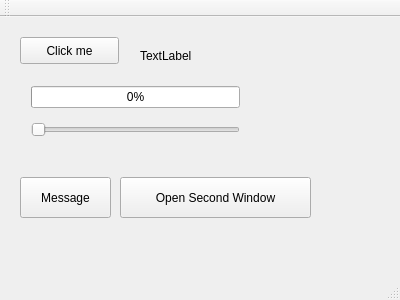
<?xml version="1.0" encoding="UTF-8"?>
<ui version="4.0">
 <class>MainWindow</class>
 <widget class="QMainWindow" name="MainWindow">
  <property name="geometry">
   <rect>
    <x>0</x>
    <y>0</y>
    <width>400</width>
    <height>300</height>
   </rect>
  </property>
  <property name="windowTitle">
   <string>MainWindow</string>
  </property>
  <widget class="QWidget" name="centralWidget">
   <widget class="QPushButton" name="pushButton">
    <property name="geometry">
     <rect>
      <x>20</x>
      <y>20</y>
      <width>99</width>
      <height>27</height>
     </rect>
    </property>
    <property name="text">
     <string>Click me</string>
    </property>
   </widget>
   <widget class="QLabel" name="label">
    <property name="geometry">
     <rect>
      <x>140</x>
      <y>30</y>
      <width>67</width>
      <height>17</height>
     </rect>
    </property>
    <property name="text">
     <string>TextLabel</string>
    </property>
   </widget>
   <widget class="QWidget" name="layoutWidget">
    <property name="geometry">
     <rect>
      <x>20</x>
      <y>50</y>
      <width>231</width>
      <height>91</height>
     </rect>
    </property>
    <layout class="QVBoxLayout" name="verticalLayout">
     <item>
      <widget class="QProgressBar" name="progressBar">
       <property name="value">
        <number>0</number>
       </property>
      </widget>
     </item>
     <item>
      <layout class="QHBoxLayout" name="horizontalLayout">
       <item>
        <widget class="QSlider" name="horizontalSlider">
         <property name="orientation">
          <enum>Qt::Horizontal</enum>
         </property>
        </widget>
       </item>
      </layout>
     </item>
    </layout>
   </widget>
   <widget class="QPushButton" name="pushButton_2">
    <property name="geometry">
     <rect>
      <x>20</x>
      <y>160</y>
      <width>91</width>
      <height>41</height>
     </rect>
    </property>
    <property name="text">
     <string>Message</string>
    </property>
   </widget>
   <widget class="QPushButton" name="pushButton_3">
    <property name="geometry">
     <rect>
      <x>120</x>
      <y>160</y>
      <width>191</width>
      <height>41</height>
     </rect>
    </property>
    <property name="text">
     <string>Open Second Window</string>
    </property>
   </widget>
   <zorder>pushButton</zorder>
   <zorder>label</zorder>
   <zorder>layoutWidget</zorder>
   <zorder>progressBar</zorder>
   <zorder>pushButton_2</zorder>
   <zorder>pushButton_3</zorder>
  </widget>
  <widget class="QMenuBar" name="menuBar">
   <property name="geometry">
    <rect>
     <x>0</x>
     <y>0</y>
     <width>400</width>
     <height>25</height>
    </rect>
   </property>
  </widget>
  <widget class="QToolBar" name="mainToolBar">
   <attribute name="toolBarArea">
    <enum>TopToolBarArea</enum>
   </attribute>
   <attribute name="toolBarBreak">
    <bool>false</bool>
   </attribute>
  </widget>
  <widget class="QStatusBar" name="statusBar"/>
 </widget>
 <layoutdefault spacing="6" margin="11"/>
 <resources/>
 <connections>
  <connection>
   <sender>horizontalSlider</sender>
   <signal>valueChanged(int)</signal>
   <receiver>progressBar</receiver>
   <slot>setValue(int)</slot>
   <hints>
    <hint type="sourcelabel">
     <x>144</x>
     <y>184</y>
    </hint>
    <hint type="destinationlabel">
     <x>154</x>
     <y>147</y>
    </hint>
   </hints>
  </connection>
 </connections>
</ui>
